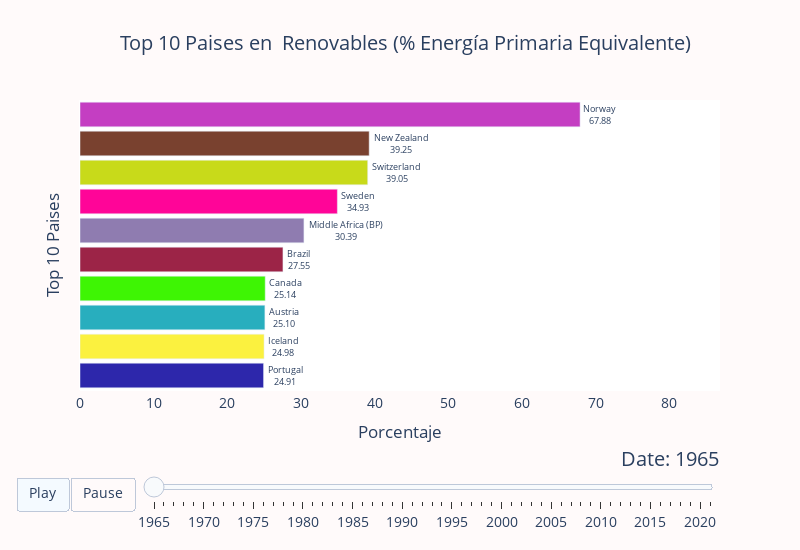

Notebook source saved alongside this figure:
### Code cell
my_raceplot = barplot(renovables,  item_column='País', value_column='Renovables (% Energía Primaria Equivalente)', time_column='Año',top_entries=10)
fig=my_raceplot.plot(item_label = 'Top 10 Paises', value_label = 'Porcentaje', frame_duration = 200, date_format='%Y',orientation='horizontal')

#Add chart title, format the chart, etc.
fig.update_layout(
      title='Top 10 Paises en  Renovables (% Energía Primaria Equivalente) ',
      title_x=0.15,
      width=800,
      height=550,
      paper_bgcolor="snow",
      )

### Figure 1 — Plotly figure (JSON) as saved in the notebook; plotly's stock layout.template omitted (floating-point values rounded to 4 significant figures)
{"data": [{"cliponaxis": false, "hoverinfo": "all", "marker": {"color": ["rgb(45, 39, 171)", "rgb(251, 241, 63)", "rgb(40, 174, 190)", "rgb(62, 245, 4)", "rgb(156, 36, 71)", "rgb(143, 124, 176)", "rgb(255, 5, 152)", "rgb(200, 218, 26)", "rgb(121, 65, 47)", "rgb(196, 62, 194)"]}, "orientation": "h", "textangle": 0, "textposition": "outside", "texttemplate": "%{y}<br>%{x:.4s}", "type": "bar", "x": [24.91, 24.98, 25.1, 25.14, 27.55, 30.39, 34.93, 39.05, 39.25, 67.88], "y": ["Portugal", "Iceland", "Austria", "Canada", "Brazil", "Middle Africa (BP)", "Sweden", "Switzerland", "New Zealand", "Norway"]}], "layout": {"bargap": 0.15, "font": {"size": 14}, "height": 550, "paper_bgcolor": "snow", "plot_bgcolor": "#FFFFFF", "sliders": [{"active": 0, "currentvalue": {"font": {"size": 20}, "prefix": "Date: ", "visible": true, "xanchor": "right"}, "len": 0.9, "pad": {"b": 10, "t": 50}, "steps": [{"args": [["1965"], {"frame": {"duration": 200, "redraw": false}, "mode": "immediate", "transition": {"duration": 200}}], "label": "1965", "method": "animate"}, {"args": [["1966"], {"frame": {"duration": 200, "redraw": false}, "mode": "immediate", "transition": {"duration": 200}}], "label": "1966", "method": "animate"}, {"args": [["1967"], {"frame": {"duration": 200, "redraw": false}, "mode": "immediate", "transition": {"duration": 200}}], "label": "1967", "method": "animate"}, {"args": [["1968"], {"frame": {"duration": 200, "redraw": false}, "mode": "immediate", "transition": {"duration": 200}}], "label": "1968", "method": "animate"}, {"args": [["1969"], {"frame": {"duration": 200, "redraw": false}, "mode": "immediate", "transition": {"duration": 200}}], "label": "1969", "method": "animate"}, {"args": [["1970"], {"frame": {"duration": 200, "redraw": false}, "mode": "immediate", "transition": {"duration": 200}}], "label": "1970", "method": "animate"}, {"args": [["1971"], {"frame": {"duration": 200, "redraw": false}, "mode": "immediate", "transition": {"duration": 200}}], "label": "1971", "method": "animate"}, {"args": [["1972"], {"frame": {"duration": 200, "redraw": false}, "mode": "immediate", "transition": {"duration": 200}}], "label": "1972", "method": "animate"}, {"args": [["1973"], {"frame": {"duration": 200, "redraw": false}, "mode": "immediate", "transition": {"duration": 200}}], "label": "1973", "method": "animate"}, {"args": [["1974"], {"frame": {"duration": 200, "redraw": false}, "mode": "immediate", "transition": {"duration": 200}}], "label": "1974", "method": "animate"}, {"args": [["1975"], {"frame": {"duration": 200, "redraw": false}, "mode": "immediate", "transition": {"duration": 200}}], "label": "1975", "method": "animate"}, {"args": [["1976"], {"frame": {"duration": 200, "redraw": false}, "mode": "immediate", "transition": {"duration": 200}}], "label": "1976", "method": "animate"}, {"args": [["1977"], {"frame": {"duration": 200, "redraw": false}, "mode": "immediate", "transition": {"duration": 200}}], "label": "1977", "method": "animate"}, {"args": [["1978"], {"frame": {"duration": 200, "redraw": false}, "mode": "immediate", "transition": {"duration": 200}}], "label": "1978", "method": "animate"}, {"args": [["1979"], {"frame": {"duration": 200, "redraw": false}, "mode": "immediate", "transition": {"duration": 200}}], "label": "1979", "method": "animate"}, {"args": [["1980"], {"frame": {"duration": 200, "redraw": false}, "mode": "immediate", "transition": {"duration": 200}}], "label": "1980", "method": "animate"}, {"args": [["1981"], {"frame": {"duration": 200, "redraw": false}, "mode": "immediate", "transition": {"duration": 200}}], "label": "1981", "method": "animate"}, {"args": [["1982"], {"frame": {"duration": 200, "redraw": false}, "mode": "immediate", "transition": {"duration": 200}}], "label": "1982", "method": "animate"}, {"args": [["1983"], {"frame": {"duration": 200, "redraw": false}, "mode": "immediate", "transition": {"duration": 200}}], "label": "1983", "method": "animate"}, {"args": [["1984"], {"frame": {"duration": 200, "redraw": false}, "mode": "immediate", "transition": {"duration": 200}}], "label": "1984", "method": "animate"}, {"args": [["1985"], {"frame": {"duration": 200, "redraw": false}, "mode": "immediate", "transition": {"duration": 200}}], "label": "1985", "method": "animate"}, {"args": [["1986"], {"frame": {"duration": 200, "redraw": false}, "mode": "immediate", "transition": {"duration": 200}}], "label": "1986", "method": "animate"}, {"args": [["1987"], {"frame": {"duration": 200, "redraw": false}, "mode": "immediate", "transition": {"duration": 200}}], "label": "1987", "method": "animate"}, {"args": [["1988"], {"frame": {"duration": 200, "redraw": false}, "mode": "immediate", "transition": {"duration": 200}}], "label": "1988", "method": "animate"}, {"args": [["1989"], {"frame": {"duration": 200, "redraw": false}, "mode": "immediate", "transition": {"duration": 200}}], "label": "1989", "method": "animate"}, {"args": [["1990"], {"frame": {"duration": 200, "redraw": false}, "mode": "immediate", "transition": {"duration": 200}}], "label": "1990", "method": "animate"}, {"args": [["1991"], {"frame": {"duration": 200, "redraw": false}, "mode": "immediate", "transition": {"duration": 200}}], "label": "1991", "method": "animate"}, {"args": [["1992"], {"frame": {"duration": 200, "redraw": false}, "mode": "immediate", "transition": {"duration": 200}}], "label": "1992", "method": "animate"}, {"args": [["1993"], {"frame": {"duration": 200, "redraw": false}, "mode": "immediate", "transition": {"duration": 200}}], "label": "1993", "method": "animate"}, {"args": [["1994"], {"frame": {"duration": 200, "redraw": false}, "mode": "immediate", "transition": {"duration": 200}}], "label": "1994", "method": "animate"}, {"args": [["1995"], {"frame": {"duration": 200, "redraw": false}, "mode": "immediate", "transition": {"duration": 200}}], "label": "1995", "method": "animate"}, {"args": [["1996"], {"frame": {"duration": 200, "redraw": false}, "mode": "immediate", "transition": {"duration": 200}}], "label": "1996", "method": "animate"}, {"args": [["1997"], {"frame": {"duration": 200, "redraw": false}, "mode": "immediate", "transition": {"duration": 200}}], "label": "1997", "method": "animate"}, {"args": [["1998"], {"frame": {"duration": 200, "redraw": false}, "mode": "immediate", "transition": {"duration": 200}}], "label": "1998", "method": "animate"}, {"args": [["1999"], {"frame": {"duration": 200, "redraw": false}, "mode": "immediate", "transition": {"duration": 200}}], "label": "1999", "method": "animate"}, {"args": [["2000"], {"frame": {"duration": 200, "redraw": false}, "mode": "immediate", "transition": {"duration": 200}}], "label": "2000", "method": "animate"}, {"args": [["2001"], {"frame": {"duration": 200, "redraw": false}, "mode": "immediate", "transition": {"duration": 200}}], "label": "2001", "method": "animate"}, {"args": [["2002"], {"frame": {"duration": 200, "redraw": false}, "mode": "immediate", "transition": {"duration": 200}}], "label": "2002", "method": "animate"}, {"args": [["2003"], {"frame": {"duration": 200, "redraw": false}, "mode": "immediate", "transition": {"duration": 200}}], "label": "2003", "method": "animate"}, {"args": [["2004"], {"frame": {"duration": 200, "redraw": false}, "mode": "immediate", "transition": {"duration": 200}}], "label": "2004", "method": "animate"}, {"args": [["2005"], {"frame": {"duration": 200, "redraw": false}, "mode": "immediate", "transition": {"duration": 200}}], "label": "2005", "method": "animate"}, {"args": [["2006"], {"frame": {"duration": 200, "redraw": false}, "mode": "immediate", "transition": {"duration": 200}}], "label": "2006", "method": "animate"}, {"args": [["2007"], {"frame": {"duration": 200, "redraw": false}, "mode": "immediate", "transition": {"duration": 200}}], "label": "2007", "method": "animate"}, {"args": [["2008"], {"frame": {"duration": 200, "redraw": false}, "mode": "immediate", "transition": {"duration": 200}}], "label": "2008", "method": "animate"}, {"args": [["2009"], {"frame": {"duration": 200, "redraw": false}, "mode": "immediate", "transition": {"duration": 200}}], "label": "2009", "method": "animate"}, {"args": [["2010"], {"frame": {"duration": 200, "redraw": false}, "mode": "immediate", "transition": {"duration": 200}}], "label": "2010", "method": "animate"}, {"args": [["2011"], {"frame": {"duration": 200, "redraw": false}, "mode": "immediate", "transition": {"duration": 200}}], "label": "2011", "method": "animate"}, {"args": [["2012"], {"frame": {"duration": 200, "redraw": false}, "mode": "immediate", "transition": {"duration": 200}}], "label": "2012", "method": "animate"}, {"args": [["2013"], {"frame": {"duration": 200, "redraw": false}, "mode": "immediate", "transition": {"duration": 200}}], "label": "2013", "method": "animate"}, {"args": [["2014"], {"frame": {"duration": 200, "redraw": false}, "mode": "immediate", "transition": {"duration": 200}}], "label": "2014", "method": "animate"}, {"args": [["2015"], {"frame": {"duration": 200, "redraw": false}, "mode": "immediate", "transition": {"duration": 200}}], "label": "2015", "method": "animate"}, {"args": [["2016"], {"frame": {"duration": 200, "redraw": false}, "mode": "immediate", "transition": {"duration": 200}}], "label": "2016", "method": "animate"}, {"args": [["2017"], {"frame": {"duration": 200, "redraw": false}, "mode": "immediate", "transition": {"duration": 200}}], "label": "2017", "method": "animate"}, {"args": [["2018"], {"frame": {"duration": 200, "redraw": false}, "mode": "immediate", "transition": {"duration": 200}}], "label": "2018", "method": "animate"}, {"args": [["2019"], {"frame": {"duration": 200, "redraw": false}, "mode": "immediate", "transition": {"duration": 200}}], "label": "2019", "method": "animate"}, {"args": [["2020"], {"frame": {"duration": 200, "redraw": false}, "mode": "immediate", "transition": {"duration": 200}}], "label": "2020", "method": "animate"}, {"args": [["2021"], {"frame": {"duration": 200, "redraw": false}, "mode": "immediate", "transition": {"duration": 200}}], "label": "2021", "method": "animate"}], "transition": {"duration": 300, "easing": "cubic-in-out"}, "x": 0.1, "xanchor": "left", "y": 0, "yanchor": "top"}], "title": {"text": "Top 10 Paises en  Renovables (% Energía Primaria Equivalente) ", "x": 0.15}, "updatemenus": [{"buttons": [{"args": [null, {"frame": {"duration": 200, "redraw": false}, "fromcurrent": true, "transition": {"duration": 200, "easing": "quadratic-in-out"}}], "label": "Play", "method": "animate"}, {"args": [[null], {"frame": {"duration": 0, "redraw": false}, "mode": "immediate", "transition": {"duration": 0}}], "label": "Pause", "method": "animate"}], "direction": "left", "pad": {"r": 10, "t": 87}, "showactive": true, "type": "buttons", "x": 0.1, "xanchor": "right", "y": 0, "yanchor": "top"}], "width": 800, "xaxis": {"range": [0, 86.87], "showline": true, "showticklabels": true, "title": {"text": "Porcentaje"}, "visible": true}, "yaxis": {"showline": false, "showticklabels": false, "title": {"text": "Top 10 Paises"}, "visible": true}}}
